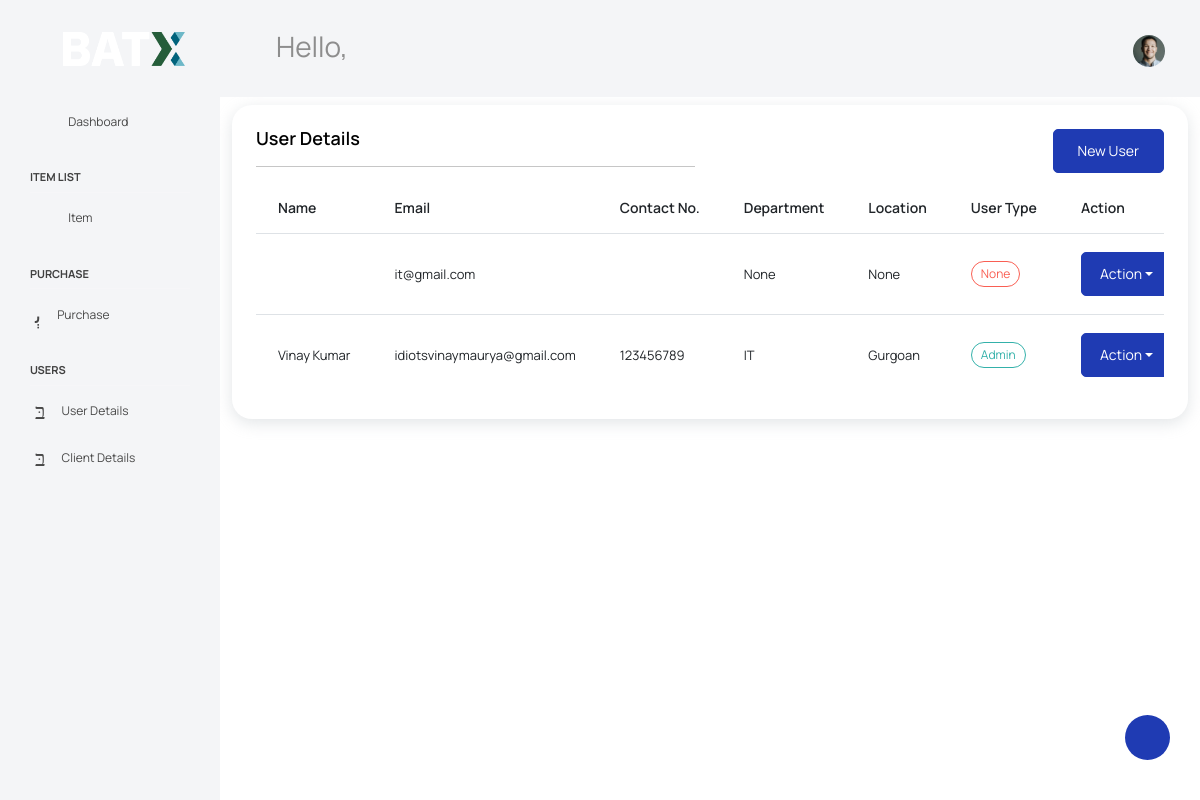
/users/ (signed in), run on an earlier commit of the app's database.
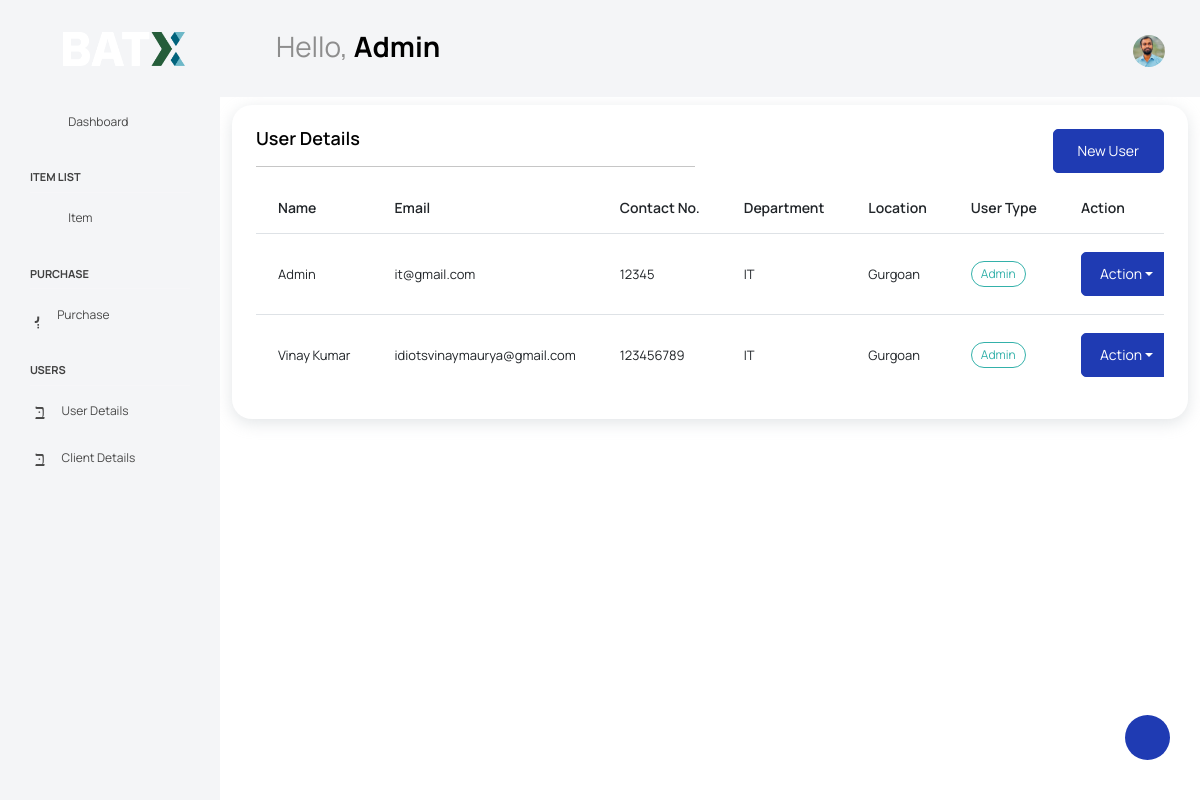
And on a later commit of the database.
### inventory/models.py (models this page shows, shortened)
class CustomUser(AbstractUser):
    username=None
    phone=models.CharField(max_length=10,unique=True)
    email=models.EmailField(max_length=100,unique=True,null=False)
    name=models.CharField(max_length=40)
    user_pic=models.ImageField(upload_to="user_pic",null=True)
    user_Type = models.CharField(max_length=40,choices=UType, null=True)
    department = models.CharField( max_length=40,choices=ProcessName,null=True)
    location = models.CharField(max_length=40,choices=Loaction,null=True)
    USERNAME_FIELD='email'
    REQUIRED_FIELDS=[]
    objects=UserManager()

### inventory/views.py (the view)
# urls.py: path("users/", views.users, name="users"),
@permission_required('auth.view_user', raise_exception=True)
@login_required
def users(request):
    users = CustomUser.objects.all()
    context = {"title": "Users", "users": users}
    return render(request, "inventory/users.html", context)

### inventory/templates/inventory/users.html (shortened to what this page needs)
{% extends 'inventory/base.html' %}
{% block content %}
<div class="main-panel">
  <div class="container my-2 ">
    <div class="card">
      <div class="card-body">
        <div class="row">
          <div class="col">
          <h4 class="card-title">User Details</h4>
          <hr>
          </div>
          <div class="col text-end">
            <a href="{% url 'register' %}" class="btn btn-primary">New User</a>
          </div>
        </div>
        <div class="table-responsive">
          <table class="table table-hover">
            <thead>
              <tr>
                <th>Name</th>
                <th>Email</th>
                <th>Contact No.</th>
                <th>Department</th>
                <th>Location</th>
                <th>User Type</th>
                <th>Action</th>
              </tr>
            </thead>
          <tbody>
          {% for user in users %}
            <tr>
              <td>{{user.name}}</td>
                <td>{{ user.email}}</td>
                <td>{{ user.phone }}</td>
                <td>{{ user.department }}</td>
                <td>{{ user.location }}</td>
                {% if user.user_Type == 'Admin' %}
                  <td><label class="badge badge-success">{{ user.user_Type }}</label></td>
                {% elif user.user_Type == 'User' %}
                  <td><label class="badge badge-warning">{{ user.user_Type }}</label></td>
                {% else %}
                  <td><label class="badge badge-danger">{{ user.user_Type }}</label></td>
                {% endif %}
                <td>
                  <div class="btn-group">
                    <button type="button" class="btn btn-primary dropdown-toggle dropdown-toggle-split" data-bs-toggle="dropdown" aria-expanded="false">
                      Action <span class="visually-hidden">Toggle Dropdown</span>
                    </button>
                  </div>
                </td>
            </tr>
          {% endfor %}
          </tbody>
          </table>
        </div>
      </div>
    </div>
  </div>
</div>
{% endblock %}

### inventory/templates/inventory/base.html (shortened to what the changed rows need)
{% load static %}
<!DOCTYPE html>
<html lang="en">
<head>
  <link rel="stylesheet" href="{% static 'inventory/vendors/feather/feather.css'%}">
  <link rel="stylesheet" href="{% static 'inventory/vendors/mdi/css/materialdesignicons.min.css'%}">
  <link rel="stylesheet" href="{% static 'inventory/vendors/ti-icons/css/themify-icons.css'%}">
  <link rel="stylesheet" href="{% static 'inventory/vendors/typicons/typicons.css'%}">
  <link rel="stylesheet" href="{% static 'inventory/vendors/simple-line-icons/css/simple-line-icons.css'%}">
  <link rel="stylesheet" href="{% static 'inventory/vendors/css/vendor.bundle.base.css'%}">
  <link rel="stylesheet" href="{% static 'inventory/vendors/datatables.net-bs4/dataTables.bootstrap4.css'%}">
  <link rel="stylesheet" href="{% static 'inventory/js/select.dataTables.min.css'%}">
  <link rel="stylesheet" href="{% static 'inventory/css/vertical-layout-light/style.css'%}">
</head>
<body>
  {% if user.is_authenticated and user.is_staff and user.is_superuser %}
  <div class="container-scroller">
      <nav class="navbar default-layout col-lg-12 col-12 p-0 fixed-top d-flex align-items-top flex-row">
          <div class="text-center navbar-brand-wrapper d-flex align-items-center justify-content-start">
              <div class="me-3">
                  <button class="navbar-toggler navbar-toggler align-self-center" type="button" data-bs-toggle="minimize">
                      <span class="icon-menu"></span>
                  </button>
              </div>
              <div>
                  <a class="navbar-brand brand-logo" href="{% url 'dash' %}">
                      <img src="{%static 'inventory/images/logo.png'%}" alt="logo" />
                  </a>
              </div>
          </div>
          <div class="navbar-menu-wrapper d-flex align-items-top">
              <ul class="navbar-nav">
                  <li class="nav-item font-weight-semibold d-none d-lg-block ms-0">
                      <h1 class="welcome-text">Hello, <span class="text-black fw-bold">{{user.name}}</span></h1>
                  </li>
              </ul>
              <ul class="navbar-nav ms-auto">
                  <li class="nav-item dropdown d-none d-lg-block user-dropdown">
                      <a class="nav-link" id="UserDropdown" href="#" data-bs-toggle="dropdown" aria-expanded="false">
                        {% if user.user_pic %}
                        <img class="img-xs rounded-circle" src="{{ user.user_pic.url }}" alt="logo" width="100" height="100">
                    {% else %}
                        <img class="img-xs rounded-circle" src="{%static 'inventory/images/faces/face8.jpg'%}"  alt="Default image">
                    {% endif %}
                      </a>
                  </li>
              </ul>
          </div>
      </nav>
      <div class="container-fluid page-body-wrapper">
          <div class="theme-setting-wrapper">
              <div id="settings-trigger"><i class="ti-settings"></i></div>
          </div>
          <nav class="sidebar sidebar-offcanvas" id="sidebar">
              <ul class="nav">
                  <li class="nav-item">
                      <a class="nav-link" href="{% url 'dash' %}">
                          <i class="mdi mdi-grid-large menu-icon"></i>
                          <span class="menu-title">Dashboard</span>
                      </a>
                  </li>
                  <li class="nav-item nav-category">Item List</li>
                  <li class="nav-item">
                    <a class="nav-link" data-bs-toggle="collapse" href="#ui-basic" aria-expanded="false" aria-controls="ui-basic">
                      <i class="menu-icon mdi mdi-floor-plan"></i>
                      <span class="menu-title">Item</span>
                      <i class="menu-arrow"></i>
                    </a>
                  </li>
                  <li class="nav-item nav-category">Purchase</li>
          <li class="nav-item">
            <a class="nav-link" data-bs-toggle="collapse" href="#form-elements" aria-expanded="false" aria-controls="form-elements">
              <i class="menu-icon mdi mdi-card-text-outline"></i>
              <span class="menu-title">Purchase</span>
              <i class="menu-arrow"></i>
            </a>
          </li>
          <li class="nav-item nav-category">Users</li>
          <li class="nav-item">
            <a class="nav-link" data-bs-toggle="collapse" href="#user-details" aria-expanded="false" aria-controls="user-details">
              <i class="menu-icon mdi mdi-account-circle-outline"></i>
              <span class="menu-title">User Details</span>
              <i class="menu-arrow"></i>
            </a>
          </li>
          <li class="nav-item">
            <a class="nav-link" data-bs-toggle="collapse" href="#client-details" aria-expanded="false" aria-controls="client-details">
              <i class="menu-icon mdi mdi-account-circle-outline"></i>
              <span class="menu-title">Client Details</span>
              <i class="menu-arrow"></i>
            </a>
          </li>
          </nav>
          {% endif %}
          {% block content%}
          {% endblock %}
      </div>
  </div>
</body>
</html>

What changed in the data, as far as the page shows it:
changed CustomUser "it@gmail.com": name (not shown) → "Admin"; user_pic: picture added; phone (not shown) → "12345"; department "None" → "IT"; location "None" → "Gurgoan"; user_Type "None" → "Admin"
